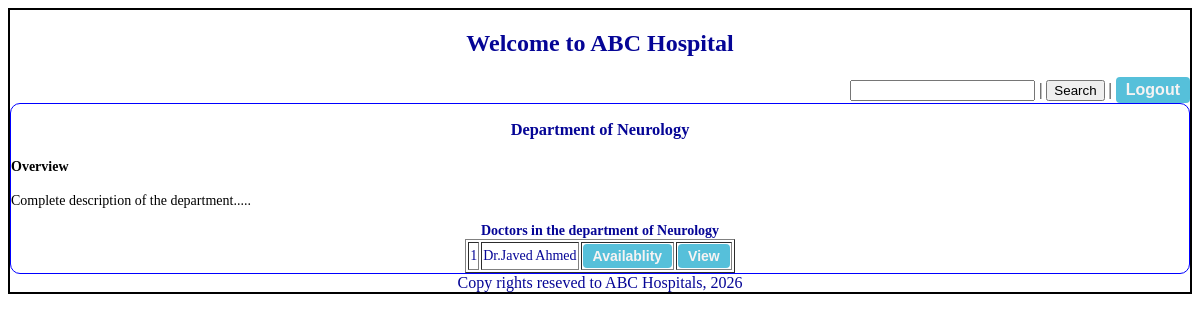
The app's page /drs_by_spl/Neurology with its own data.
### models.py (models this page shows)
class Dr_Profile(db.Model):
    __tablename__='dr_profile'
    id=db.Column(db.Integer,primary_key=True)
    dr_id=db.Column(db.Integer,db.ForeignKey('user_credentials.id'),nullable=False) #linking child to parent
    full_name=db.Column(db.String,nullable=False)
    address=db.Column(db.String,nullable=False)
    spl=db.Column(db.String,nullable=False)
    exp=db.Column(db.Float,nullable=False)
    phno=db.Column(db.String,nullable=False)
    status=db.Column(db.Integer,nullable=False,default=0) #0-register, 1-approved, 2-deactivated

### controller.py (the view)
@app.route("/drs_by_spl/<spl>")
def dr_list_by_spl(spl):
    drs = db.session.query(Dr_Profile.id,Dr_Profile.full_name,Dr_Profile.spl,Dr_Profile.dr_id).filter(Dr_Profile.spl == spl).all()
    return render_template("dept_details.html",drs=drs,spl=spl)

### templates/dept_details.html
{% extends "base.html" %}
{% block content %}
<div class="dashboard-form">
        <div class="center"><h3>Department of {{spl}}</h3></div>
        <h4>Overview</h4>
        <div>
            <p>Complete description of the department.....</p>
        </div>
        <table class="center" name="doctors" border="1">
        <caption><b>Doctors in the department of {{spl}}</b> </caption>
        {%for d in drs%}
            <tr><td>{{d.id}}</td><td>{{d.full_name}}</td><td><a href="/book_appointment/{{d.dr_id}}" class='btn-link btn-info'>Availablity</a></td><td><a href="/dr_details/{{d.id}}" class='btn-link btn-info'>View</a></td></tr>
        {%endfor%}
        </table>
    </div>
{%endblock%}

### static/main.css (style rules this page uses)
.center { text-align: center; margin: auto; color: rgb(5,5,150) }
.dashboard-form { border: 1px solid blue; margin: auto; border-radius: 10px; font-size: 14px; }
.btn-link { display: inline-block; padding: 4px 10px; text-decoration: none; font-family: sans-serif; font-weight: bold; background-color: #007bff; color: #ffffff; border-radius: 4px; transition: background-color 0.2s ease; cursor: pointer; }
.btn-info { background-color: rgb(86, 192, 218); color: hsl(0, 14%, 96%); border-radius: 4px; }

### records on screen
Dr_Profile: spl "Neurology", id "1", full_name "Dr.Javed Ahmed"
